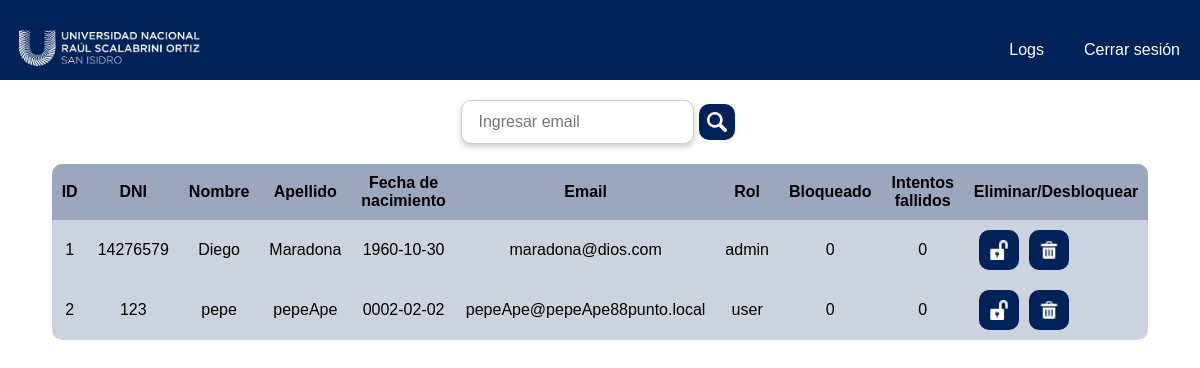
The page /view/admin_dashboard.php (signed in) on the database its author committed.
### tables this page shows
CREATE TABLE users (
  id INT AUTO_INCREMENT PRIMARY KEY,
  dni VARCHAR(10) NOT NULL,
  nombre VARCHAR(50) NOT NULL,
  apellido VARCHAR(50) NOT NULL,
  fecha_nacimiento DATE NOT NULL,
  email VARCHAR(100) UNIQUE NOT NULL,
  password VARCHAR(255) NOT NULL,
  role ENUM('user', 'admin') NOT NULL DEFAULT 'user',
  locked TINYINT(1) DEFAULT 0,
  intentosfallidos INT DEFAULT 0,
  reset_token VARCHAR(255) DEFAULT NULL
);

### model/model.php (called while the page is built, shortened)
<?php
class Model {
    private $pdo;
    public function __construct() {
        $host = '127.0.0.1';
        $db = 'login_system2';
        $user = 'login_escritor';
        $pass = 'writeAccess';
        $charset = 'utf8mb4';
        $dsn = "mysql:host=$host;dbname=$db;charset=$charset";
        $options = [
            PDO::ATTR_ERRMODE            => PDO::ERRMODE_EXCEPTION,
            PDO::ATTR_DEFAULT_FETCH_MODE => PDO::FETCH_ASSOC,
            PDO::ATTR_EMULATE_PREPARES   => false,
        ];
        try {
            $this->pdo = new PDO($dsn, $user, $pass, $options);
        } catch (\PDOException $e) {
            die('Error de conexión: ' . $e->getMessage());
        }
    }
    public function getUsers(){
        $stmt = $this->pdo->prepare("SELECT id, dni, nombre, apellido, fecha_nacimiento, email, role, locked, intentosfallidos FROM users");
        $stmt->execute();
        $result = $stmt->fetchAll();
        return $result;
    }
}
?>

### view/admin_dashboard.php (the view, shortened to what this page needs)
<?php
require '../model/model.php';
$unModel = new Model();
?>
<!DOCTYPE html>
<html lang="es">
<head>
  <link rel="stylesheet" href="dashboard_styles.css">
</head>
<body class="admin-dashboard">
<header>
  <div class="content">
    <div class="menu container">
      <a href="#" class="logo" >
        <img src="assets/logo_unso.png" alt="Logo UNSO">
      </a>
      <nav class= navbar>
        <ul>
          <li><a href="admin_dashboard.php">Logs</a></li>
          <li><a href="logout.php">Cerrar sesión</a></li>
        </ul>
      </div>
    </div>
  </header>
  <form action="admin_dashboard.php" method="get" class="search-form">
    <input type="email" id="email" name="email" placeholder="Ingresar email">
    <button type="submit">
      <img src="assets/buscar.png" class="search-icon">
    </button>
  </form>
  <?php
  if (isset($_GET['email'])) {
    $email = $_GET['email'];
    $result = $unModel->buscar_logs($email);
    if (sizeof($result) > 0) {
      echo "<h2 class='logs-title'>Logs del usuario $email</h2>";
      echo "<table border='1'>";
      echo "<tr><th>ID</th><th>Email</th><th>User ID</th><th>Fecha de acceso</th><th>Eliminar/Desbloquear</th></tr>";
      foreach($result as $row){
        echo "<tr><td>" . $row["id"]. "</td><td>" . $row["email"]. "</td><td>" . $row["user_id"]. "</td><td>" . $row["access_time"]. "</td>";
        echo "<td>
          <form action='admin_dashboard.php' method='post'>
            <input type='hidden' name='unlock_user_id' value='" . $row["id"] . "'>
            <button type='submit' class='unlock-button'>
              <img src='assets/desbloquear.png' class='unlock-icon'>
            </button>
          </form>
          <form action='admin_dashboard.php' method='post'>
            <input type='hidden' name='delete_user_id' value='" . $row["id"] . "'>
            <button type='submit' class='delete-button'>
              <img src='assets/eliminar.png' class='delete-icon'>
            </button>
          </form>
        </td>";
        echo "</tr>";
      }
      echo "</table>";
    } else {
      echo "<p class='no-logs'>No se encontraron logs para el usuario $email</p>";
    }
  } else {
  $result = $unModel->getUsers();
  if (sizeof($result) > 0) {
    echo "<table border='1'>";
    echo "<tr><th>ID</th><th>DNI</th><th>Nombre</th><th>Apellido</th><th>Fecha de nacimiento</th><th>Email</th><th>Rol</th><th>Bloqueado</th><th>Intentos fallidos</th><th>Eliminar/Desbloquear</th></tr>";
    foreach($result as $row){
      echo "<tr><td>" . $row["id"]. "</td><td>" . $row["dni"]. "</td><td>" . $row["nombre"]. "</td><td>" . $row["apellido"]. "</td><td>" . $row["fecha_nacimiento"]. "</td><td>" . $row["email"]. "</td><td>" . $row["role"]. "</td><td>" . $row["locked"]. "</td><td>" . $row["intentosfallidos"]. "</td>";
      echo "<td>
        <form action='admin_dashboard.php' method='post'>
          <input type='hidden' name='unlock_user_id' value='" . $row["id"] . "'>
          <button type='submit' class='unlock-button'>
            <img src='assets/desbloquear.png' class='unlock-icon'>
          </button>
        </form>
        <form action='admin_dashboard.php' method='post'>
          <input type='hidden' name='delete_user_id' value='" . $row["id"] . "'>
          <button type='submit' class='delete-button'>
            <img src='assets/eliminar.png' class='delete-icon'>
          </button>
        </form>
      </td>";
      echo "</tr>";
    }
    echo "</table>";
  } else {
    echo "<p class='no-logs'>No se encontraron usuarios</p>";
  }
}
?>
</body>
</html>

### view/dashboard_styles.css (style rules this page uses)
body { font-family: 'Helvetica LT Std', sans-serif; }
.admin-dashboard { background-image: url('assets/fondo_web_admin_unso.jpg'); background-size: cover; background-position: center; background-repeat: no-repeat; background-attachment: fixed; }
* { margin: 0; padding: 0; box-sizing: border-box; list-style: none; text-decoration: none; }
.container { max-width: 1200px; margin: 0 auto; }
.content { background-color: #002259; min-height: 80px; }
.menu { position: absolute; top: 10px; right: 0; left: 0; display: flex; align-items: center; justify-content: space-between; }
.logo { font-size: 25px; color: #fff; font-weight: bold; }
.menu .navbar ul li { position: relative; float: left; }
.menu .navbar ul li a { color: #ffffff; font-size: 16px; padding: 20px; display: block; }
.logo img { width: 200px; margin: 10px; }
.search-form { margin-top: 20px; padding: 20px; border-radius: 10px; display: flex; justify-content: center; align-items: center; }
.search-form input[type="email"] { padding: 12px; font-size: 16px; border: 1px solid #ccc; border-radius: 10px; box-shadow: 0px 3px 6px #00000033; }
.search-form input[type="email"]::placeholder { font-size: 16px; float: left; margin: 0 5px; }
.search-form button[type="submit"] { float: left; margin: 0 5px; padding: 8px; border: none; border-radius: 10px; background-color: #002259; color: #fff; cursor: pointer; }
table { border: none; margin-top: 20px; border-collapse: collapse; border-radius: 10px; background-color: #00225965; backdrop-filter: blur(10px); width: 80%; margin: 0 auto; }
table th, table td { padding: 10px; text-align: center; border: none; }
table td { background-color: rgba(255, 255, 255, 0.5); }
.unlock-button, .delete-button { padding: 10px; font-size: 16px; border: none; border-radius: 10px; cursor: pointer; float: left; margin: 0 5px; }
.unlock-button { background-color: #002259; color: #fff; }
.delete-button { background-color: #002259; color: #fff; }
.search-icon { width: 20px; height: 20px; margin-right: 10px; }
.unlock-icon, .delete-icon { width: 20px; height: 20px; margin-right: 10px; }
.search-icon, .unlock-icon, .delete-icon { display: block; margin: 0 auto; }
.search-form { text-align: center; }
.unlock-button, .delete-button { display: inline-block; margin: 0 5px; }
td { text-align: center; }
.search-form { margin: 0 auto; width: 300px; }

### view/admin_dashboard.php (style rules this page uses)
.search-icon, .unlock-icon, .delete-icon { display: block; margin: 0 auto; }
.search-form { text-align: center; }
.unlock-button, .delete-button { display: inline-block; margin: 0 5px; }

### rows shown on the page
users: id "1", dni "14276579", nombre "Diego", apellido "Maradona", fecha_nacimiento "1960-10-30", email "maradona@dios.com", role "admin", locked "0", intentosfallidos "0"
users: id "2", dni "123", nombre "pepe", apellido "pepeApe", fecha_nacimiento "0002-02-02", email "pepeApe@pepeApe88punto.local", role "user", locked "0", intentosfallidos "0"
